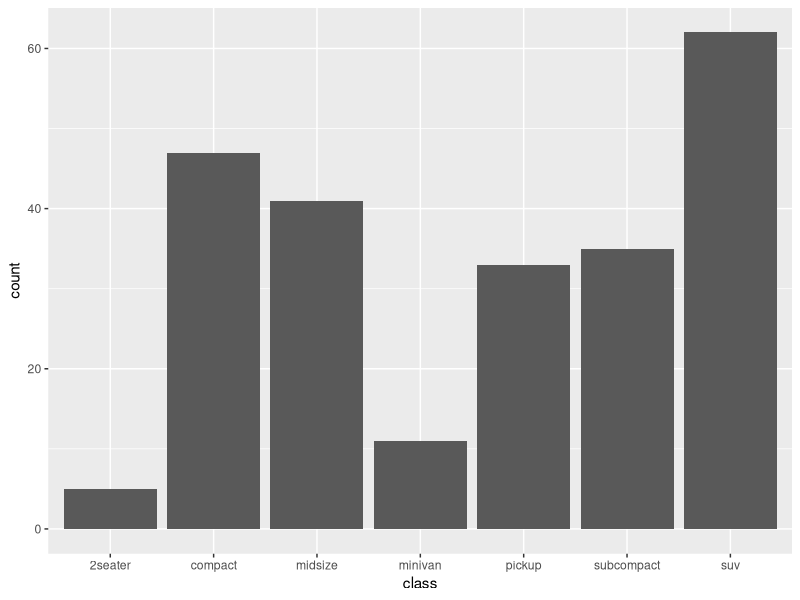
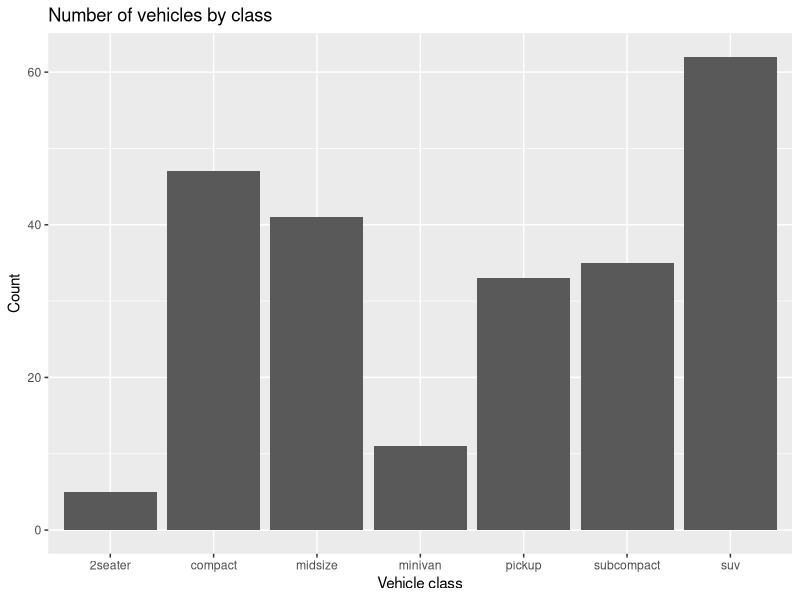
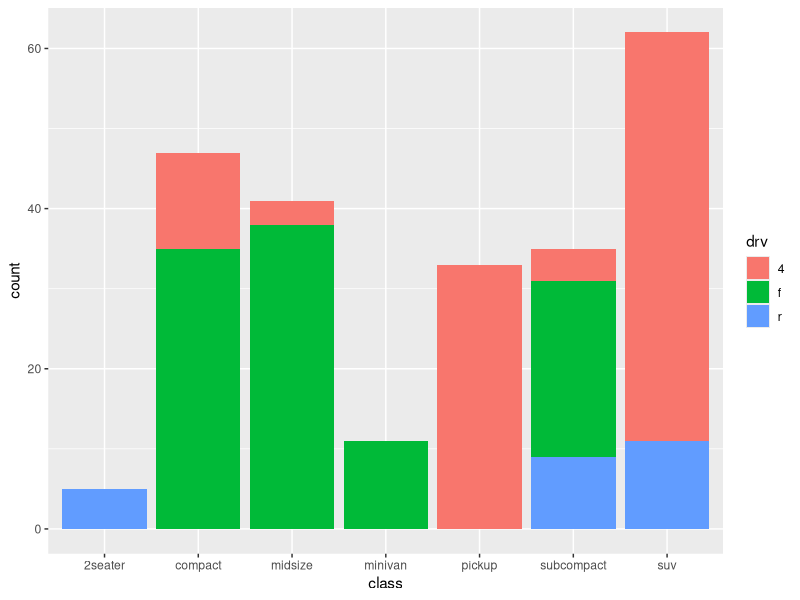
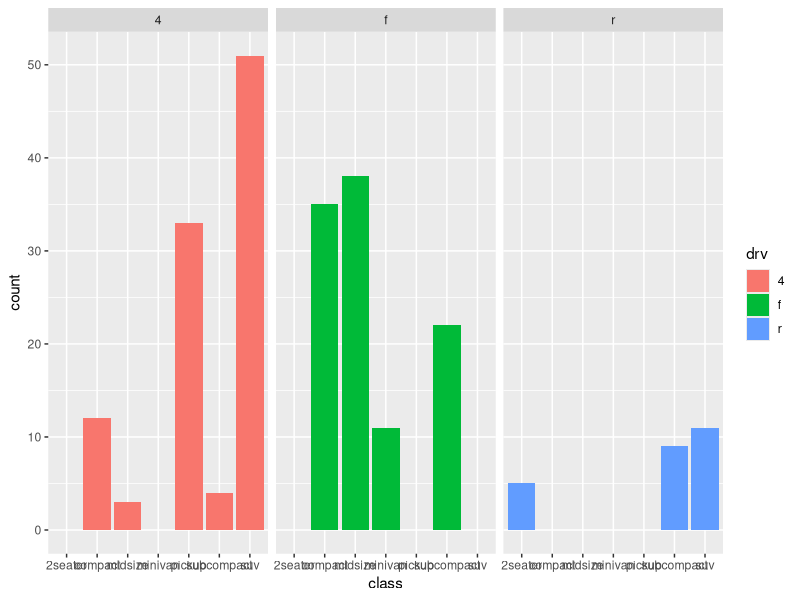
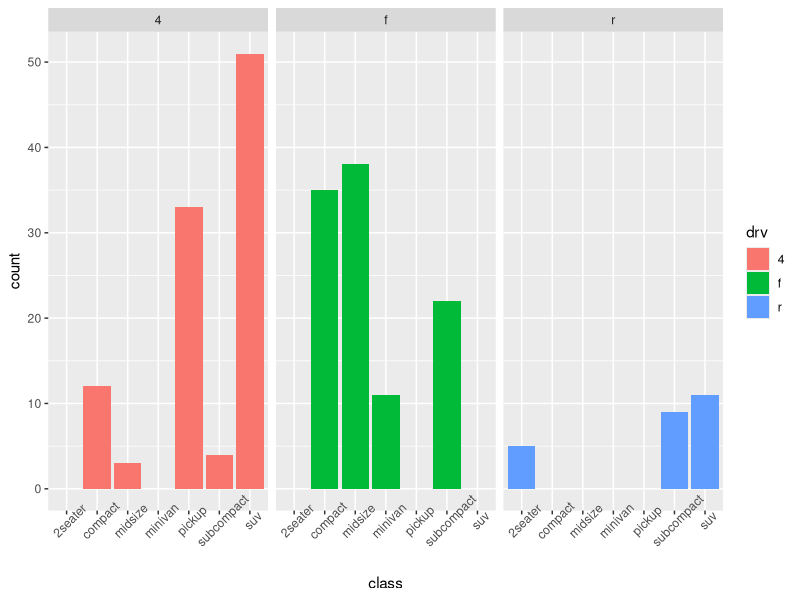
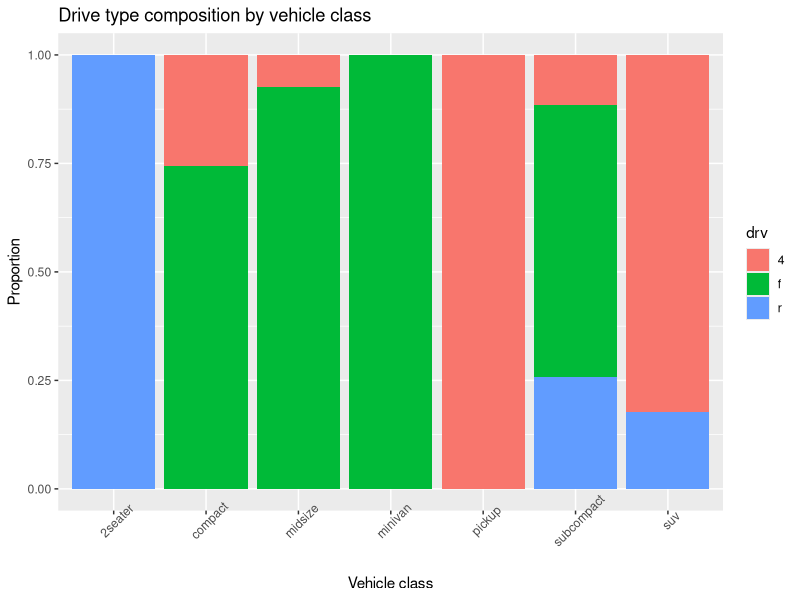

These figures' R source, in order:
## ---- chunk 1
knitr::opts_chunk$set(echo = TRUE)
## ---- chunk 2
library(ggplot2)
## ---- chunk 3
ggplot(data = mpg, 
       mapping = aes(x = class)) +
  geom_bar()
## ---- chunk 4
ggplot(data = mpg, 
       mapping = aes(x = class)) +
  geom_bar() +
  labs(
    x = "Vehicle class",
    y = "Count",
    title = "Number of vehicles by class"
  )
## ---- chunk 5
ggplot(data = mpg, 
       mapping = aes(x = class, fill = drv)) +
  geom_bar()
## ---- chunk 6
ggplot(data = mpg, 
       mapping = aes(x = class, fill = drv)) +
  geom_bar() +
  facet_wrap(~ drv)
## ---- chunk 7
ggplot(data = mpg, 
       mapping = aes(x = class, fill = drv)) +
  geom_bar() +
  facet_wrap(~ drv) +
  theme(axis.text.x = element_text(angle = 45))
## ---- chunk 8
ggplot(data = mpg, 
       mapping = aes(x = class, fill = drv)) +
  geom_bar(position = "fill") +
  labs(
    title = "Drive type composition by vehicle class",
    x = "Vehicle class",
    y = "Proportion"
  ) +
  theme(axis.text.x = element_text(angle = 45))
